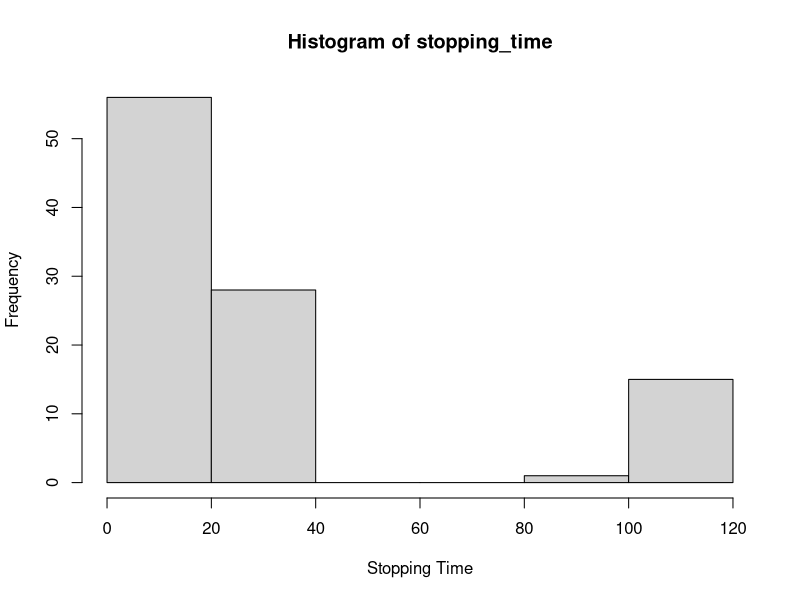

Write the R code that produced this figure.
CollatzPlan <- function(n) {
  vector <- c()
  stopping_time <- 0
  while (n != 1) {
    vector <- c(vector, n)
    if (n %% 2 == 0) {
      n <- n/2
    } else {
      n <- 3 * n + 1
    }
    stopping_time <- stopping_time + 1
  }
  return(stopping_time)
}

vcollatz <- Vectorize(CollatzPlan)
num <- 1:100
stopping_time <- sapply(num, vcollatz)
hist(stopping_time, xlab = "Stopping Time", ylab = "Frequency")
